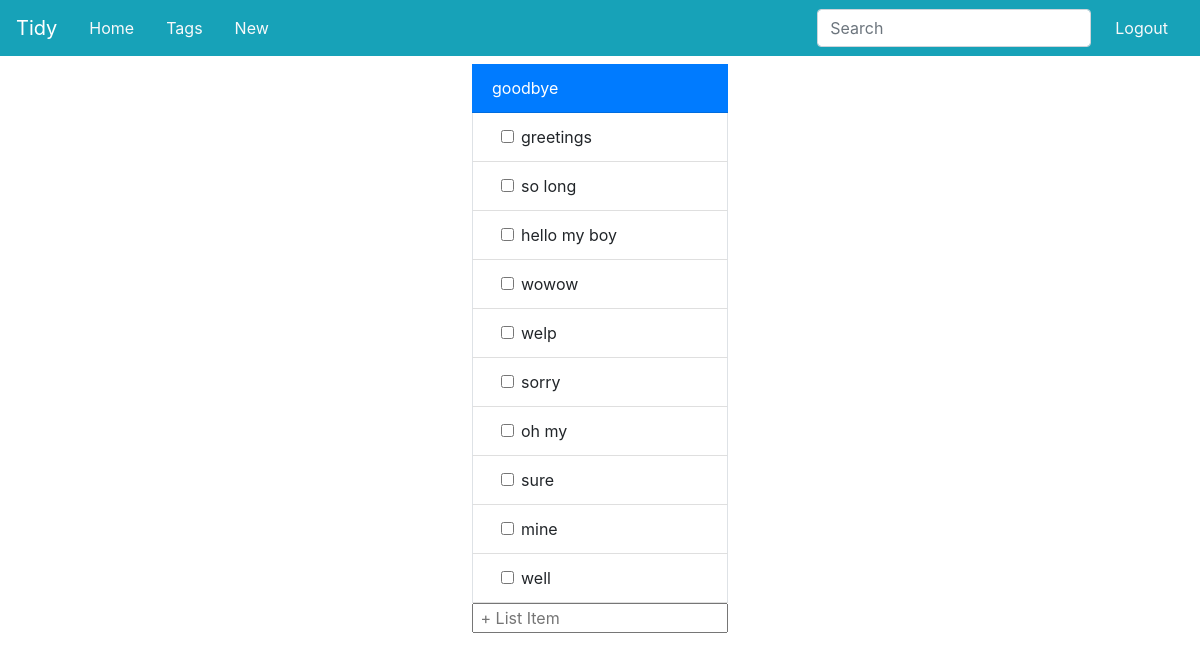
/t/goodbye (signed in), run on the app's committed database.
### app/models.py (models this page shows, shortened)
class Tags(db.Model):
    __tablename__='Tags'
    id=db.Column(db.Integer,primary_key=True)
    tag=db.Column(db.String,index=True, unique=True)
    entries = db.relationship("Entries",secondary=tag_map)

class Entries(db.Model):
    __tablename__='Entries'
    id=db.Column(db.Integer,primary_key=True)
    user_id=db.Column(db.Integer,db.ForeignKey('User.id'),index=True)
    text=db.Column(db.String)
    date_created=db.Column(db.DateTime,default=datetime.now())
    tags = db.relationship("Tags",secondary=tag_map)

### app/routes.py (the view, shortened to what this page needs)
@app.route('/t/<tag>', methods=['GET','POST'])
@login_required
def tag_list(tag):
    t = Tags.query.filter_by(tag=tag).first()
    if t is None:
        return redirect(url_for('new_list'))
    list=Entries.query.join(Tags.entries).filter(Entries.user_id==current_user.id,Tags.tag==tag).all()
    return render_template('list.html',list=list,head=tag)

### app/models.py (called while the page is built)
@login.user_loader
def load_user(id):
    return User.query.get(int(id))

### app/templates/list.html (shortened to what this page needs)
{% extends 'base.html' %}
{% block app_content %}
<div class="container">
  <div class="row">
    <form class="card mx-auto border-0 m-2"  id='{{key}}' action="{{url_for('tag_list',tag=head)}}" method="POST">
      <div class="card-header d-flex rounded-0 bg-primary">
        {% if head=='' %}
        <div class="text-white card-link" href="">"No Tittle"</div>
        <input type="hidden" value="{{head}}"  placeholder="No Current Tittle" autocomplete="off" name="tag">
        {% else %}
        <div class="text-white card-link" href="{{url_for('tag_list',tag=key)}}">{{head}}</div>
        {%endif%}
      </div>
      <div class="list-group list-group-flush">
      {% for entry in list%}
        <div class="list-group-item border-right border-left form-check d-flex pl-5">
          <input class="form-check-input" type="checkbox" name="{{entry.id}}" id="{{head}}ent{{entry.id}}">
          <label class="form-check-label mr-auto" for="{{head}}ent{{entry.id}}">
              {{entry.text}}
          </label>
        </div>
      {% endfor %}
      </div>
        <input type="text" class=""  placeholder=" + List Item" autocomplete="off" name="entry">
    </form>
  </div>
</div>
{% endblock %}

### data on the page
Tags: tag "goodbye"
Entries: text "greetings"
Entries: text "so long"
Entries: text "hello my boy"
Entries: text "wowow"
Entries: text "welp"
Entries: text "sorry"
Entries: text "oh my"
Entries: text "sure"
Entries: text "mine"
Entries: text "well"
